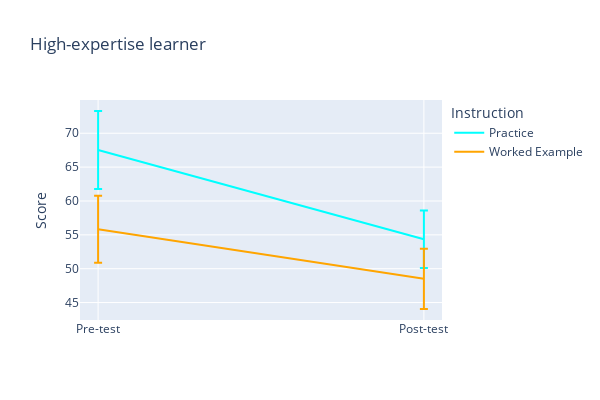

The cell this chart's notebook holds for it:
### Code cell
# Create scatter plot High-expertise learner
fig = go.Figure(
    data=[
        go.Scatter(
            x=["Pre-test", "Post-test"],
            y=[avg_pretest_practice_high_expert, avg_posttest_practice_high_expert],
            mode="lines",
            marker=dict(size=10, color="cyan"),
            name="Practice",
            error_y=dict(
                type="data",  # value of error bar
                array=[
                    practice_high_expert["pretest_score"].sem(),
                    practice_high_expert["ere_post_test"].sem(),
                ],
                visible=True,
            ),
        ),
        go.Scatter(
            x=["Pre-test", "Post-test"],
            y=[avg_pretest__example_high_expert, avg_posttest_example_high_expert],
            mode="lines",
            marker=dict(size=10, color="orange", symbol="square"),
            name="Worked Example",
            error_y=dict(
                type="data",  # value of error bar
                array=[
                    worked_example_high_expert["pretest_score"].sem(),
                    worked_example_high_expert["ere_post_test"].sem(),
                ],
                visible=True,
            ),
        ),
    ]
)

fig.update_layout(
    title="High-expertise learner",
    yaxis_title="Score",
    legend_title="Instruction",
    width=600,
    height=400,
)
fig.show()

### Figure 1 — Plotly figure (JSON) as saved in the notebook; plotly's stock layout.template omitted (floating-point values rounded to 4 significant figures)
{"data": [{"error_y": {"array": [5.76, 4.238], "type": "data", "visible": true}, "marker": {"color": "cyan", "size": 10}, "mode": "lines", "name": "Practice", "type": "scatter", "x": ["Pre-test", "Post-test"], "y": [67.53, 54.34]}, {"error_y": {"array": [4.943, 4.453], "type": "data", "visible": true}, "marker": {"color": "orange", "size": 10, "symbol": "square"}, "mode": "lines", "name": "Worked Example", "type": "scatter", "x": ["Pre-test", "Post-test"], "y": [55.81, 48.5]}], "layout": {"height": 400, "legend": {"title": {"text": "Instruction"}}, "title": {"text": "High-expertise learner"}, "width": 600, "yaxis": {"title": {"text": "Score"}}}}
